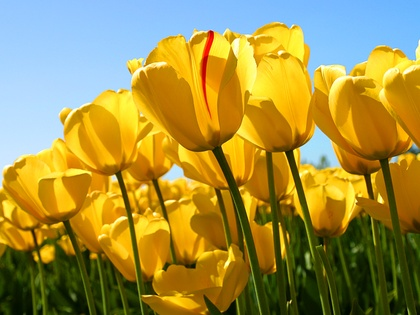
%> input picture 05_histograms/tulips.jpg, 420 x 315 px, shrunk from 1024 x 768 before the run
$ octave rbg_histograms.m   (GNU Octave 9; MATLAB toolbox functions it lacks are replaced by stand-ins)
%> lines starting %> are read from the running program, lines starting %| are printed output that depends on the picture
### 05_histograms/get_frequency.m
function [ frequencies ] = get_frequency( image )
  % get_frequency Function that generates a vector that represents the histogram for an image
  [rows, cols] = size(image);
  frequencies = zeros(1, 256);

  for i = 1:rows
    for j = 1:cols
      value = image(i, j) + 1;
      frequencies(value) = frequencies(value) + 1;
    end
  end
end

### 05_histograms/rbg_histograms.m
image = imread('tulips.jpg');
%> image is the input picture: size 315x420x3 uint8; mean R, G, B 160.9, 143.3, 68.1
red_channel = image(:, :, 1);
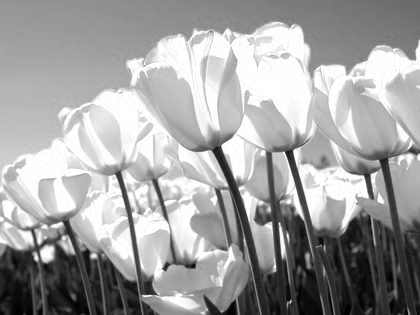
%> red_channel: size 315x420 uint8; min 0, max 255, mean 160.9
green_channel = image(:, :, 2);
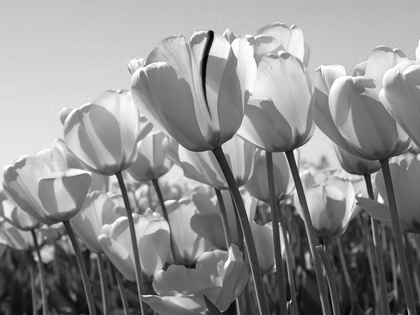
%> green_channel: size 315x420 uint8; min 0, max 255, mean 143.3
blue_channel = image(:, :, 3);
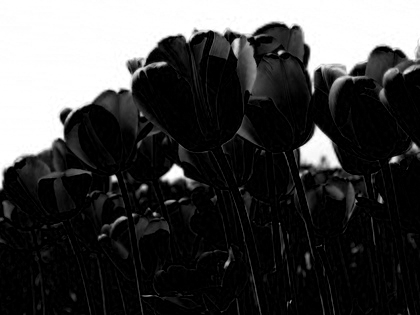
%> blue_channel: size 315x420 uint8; min 0, max 255, mean 68.1

red_histogram = get_frequency(red_channel);
%> after the loop in get_frequency, `for i = 1:rows`: frequencies = 256 values, max 13303 at index 255, min 0 at index 256, mean 516.8
%> red_histogram has the same summary as frequencies in get_frequency
green_histogram = get_frequency(green_channel);
%> green_histogram = 256 values, max 1503 at index 200, min 0 at index 256, mean 516.8
blue_histogram = get_frequency(blue_channel);
%> blue_histogram = 256 values, max 42513 at index 1, min 0 at index 256, mean 516.8

figure(1)
subplot(3, 3, 2), imshow(image)
subplot(3, 3, 4), imshow(red_channel)
subplot(3, 3, 5), imshow(green_channel)
subplot(3, 3, 6), imshow(blue_channel)
subplot(3, 3, 7), bar(red_histogram)
subplot(3, 3, 8), bar(green_histogram)
subplot(3, 3, 9), bar(blue_histogram)
%> after `bar(blue_histogram)`:
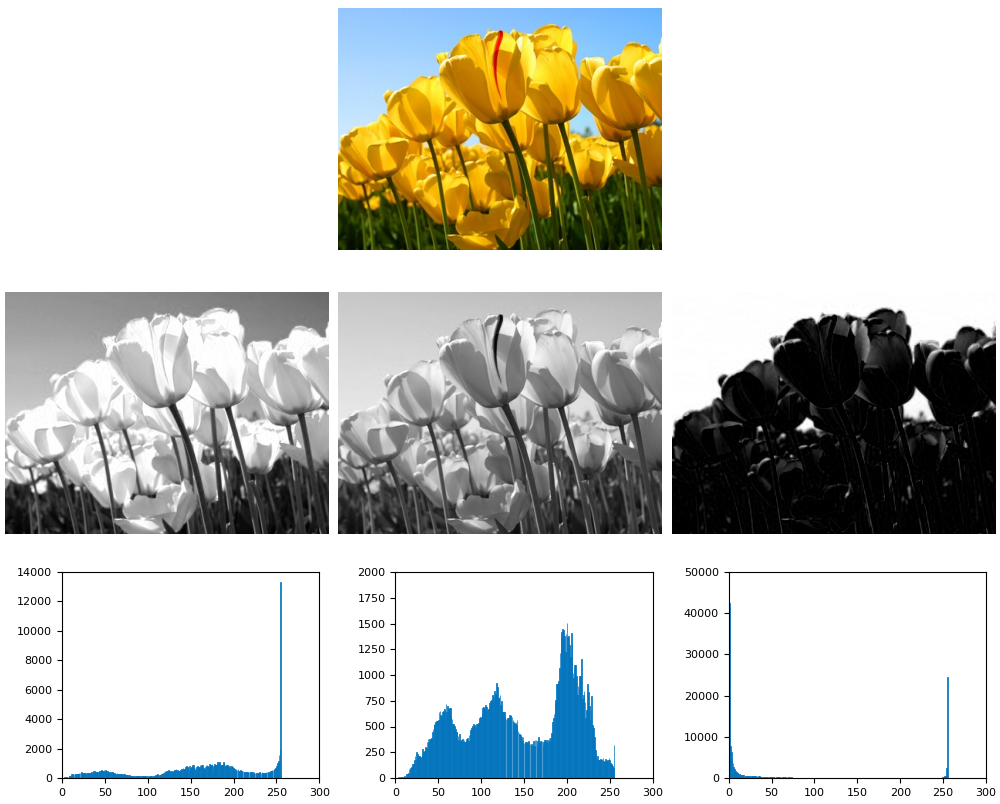
%> figure redrawn from the program's plot data, 7 panels
